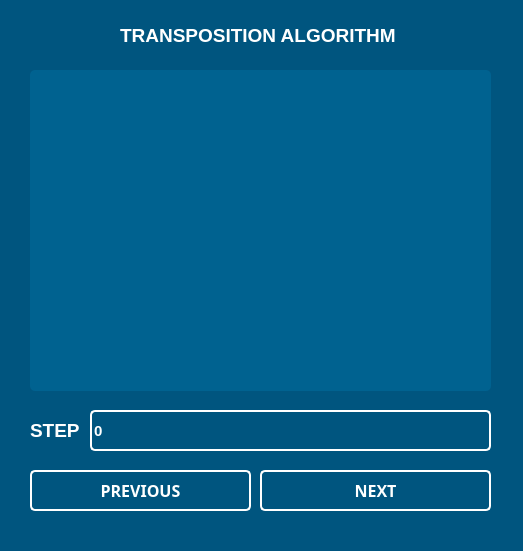
<?xml version="1.0" encoding="UTF-8"?>
<ui version="4.0">
 <class>MainWindow</class>
 <widget class="QMainWindow" name="MainWindow">
  <property name="geometry">
   <rect>
    <x>0</x>
    <y>0</y>
    <width>523</width>
    <height>551</height>
   </rect>
  </property>
  <property name="windowTitle">
   <string>TRANSPOSITION ALGORITHM</string>
  </property>
  <property name="styleSheet">
   <string notr="true">background-color: rgb(0, 85, 127)</string>
  </property>
  <widget class="QWidget" name="centralwidget">
   <widget class="QLabel" name="label">
    <property name="geometry">
     <rect>
      <x>120</x>
      <y>-10</y>
      <width>341</width>
      <height>91</height>
     </rect>
    </property>
    <property name="font">
     <font>
      <pointsize>14</pointsize>
      <weight>75</weight>
      <bold>true</bold>
     </font>
    </property>
    <property name="styleSheet">
     <string notr="true">color: white;
font-weight: 600;</string>
    </property>
    <property name="text">
     <string>TRANSPOSITION ALGORITHM</string>
    </property>
   </widget>
   <widget class="QPushButton" name="pushButton">
    <property name="geometry">
     <rect>
      <x>260</x>
      <y>470</y>
      <width>231</width>
      <height>41</height>
     </rect>
    </property>
    <property name="font">
     <font>
      <family>Nunito</family>
      <pointsize>12</pointsize>
      <weight>75</weight>
      <bold>true</bold>
     </font>
    </property>
    <property name="styleSheet">
     <string notr="true">QPushButton {
	color: white;
	border-radius: 5px;
	padding: 5px;
	background-color: transparent;
	border: 2px solid white;
}

QPushButton:hover {
	background-color: white;
	border: 2px solid white;
	color: rgb(0, 85, 127);
}</string>
    </property>
    <property name="text">
     <string>NEXT</string>
    </property>
   </widget>
   <widget class="QPushButton" name="pushButton_2">
    <property name="geometry">
     <rect>
      <x>30</x>
      <y>470</y>
      <width>221</width>
      <height>41</height>
     </rect>
    </property>
    <property name="font">
     <font>
      <family>Nunito</family>
      <pointsize>12</pointsize>
      <weight>75</weight>
      <bold>true</bold>
     </font>
    </property>
    <property name="styleSheet">
     <string notr="true">QPushButton {
	color: white;
	border-radius: 5px;
	padding: 5px;
	background-color: transparent;
	border: 2px solid white;
}

QPushButton:hover {
	background-color: white;
	border: 2px solid white;
	color: rgb(0, 85, 127);
}</string>
    </property>
    <property name="text">
     <string>PREVIOUS</string>
    </property>
   </widget>
   <widget class="QPlainTextEdit" name="plainTextEdit">
    <property name="geometry">
     <rect>
      <x>30</x>
      <y>70</y>
      <width>461</width>
      <height>321</height>
     </rect>
    </property>
    <property name="font">
     <font>
      <pointsize>14</pointsize>
     </font>
    </property>
    <property name="styleSheet">
     <string notr="true">border-radius: 5px;
background-color: rgba(0, 117, 171,100);
color: white;</string>
    </property>
   </widget>
   <widget class="QSpinBox" name="spinBox">
    <property name="geometry">
     <rect>
      <x>90</x>
      <y>410</y>
      <width>401</width>
      <height>41</height>
     </rect>
    </property>
    <property name="font">
     <font>
      <pointsize>11</pointsize>
      <weight>75</weight>
      <bold>true</bold>
     </font>
    </property>
    <property name="styleSheet">
     <string notr="true">color: white;
border: 2px solid white;
background-color: transparent;
border-radius: 5px;
text-align: center;</string>
    </property>
   </widget>
   <widget class="QLabel" name="label_2">
    <property name="geometry">
     <rect>
      <x>30</x>
      <y>410</y>
      <width>111</width>
      <height>41</height>
     </rect>
    </property>
    <property name="font">
     <font>
      <pointsize>14</pointsize>
      <weight>75</weight>
      <bold>true</bold>
     </font>
    </property>
    <property name="styleSheet">
     <string notr="true">color: white;
font-weight: 600;</string>
    </property>
    <property name="text">
     <string>STEP</string>
    </property>
   </widget>
   <zorder>label</zorder>
   <zorder>pushButton</zorder>
   <zorder>pushButton_2</zorder>
   <zorder>plainTextEdit</zorder>
   <zorder>label_2</zorder>
   <zorder>spinBox</zorder>
  </widget>
  <widget class="QStatusBar" name="statusbar"/>
 </widget>
 <resources/>
 <connections/>
</ui>
